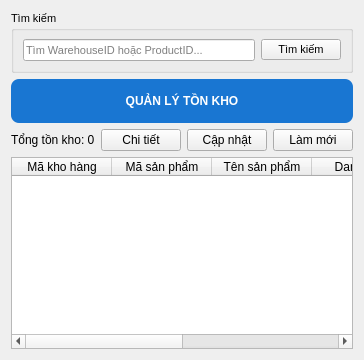
      <widget class="QWidget" name="pageTonKho">
       <layout class="QVBoxLayout" name="verticalLayout_6">
        <item>
         <widget class="QGroupBox" name="groupBox_2">
          <property name="font">
           <font>
            <pointsize>8</pointsize>
           </font>
          </property>
          <property name="title">
           <string>Tìm kiếm</string>
          </property>
          <layout class="QHBoxLayout" name="horizontalLayout_8">
           <item>
            <widget class="QLineEdit" name="txtTimKiemTK">
             <property name="placeholderText">
              <string>Tìm WarehouseID hoặc ProductID...</string>
             </property>
            </widget>
           </item>
           <item>
            <widget class="QPushButton" name="btnTimKiemTK">
             <property name="text">
              <string>Tìm kiếm</string>
             </property>
            </widget>
           </item>
          </layout>
         </widget>
        </item>
        <item>
         <widget class="QLabel" name="lblTitle">
          <property name="styleSheet">
           <string>
font: 18pt &quot;Arial&quot;;
font-weight:bold;
color:white;
background:#1976D2;
padding:15px;
border-radius:8px;
       </string>
          </property>
          <property name="text">
           <string>QUẢN LÝ TỒN KHO</string>
          </property>
          <property name="alignment">
           <set>Qt::AlignCenter</set>
          </property>
         </widget>
        </item>
        <item>
         <layout class="QHBoxLayout" name="buttonLayout">
          <item>
           <widget class="QLabel" name="lblTongTK">
            <property name="text">
             <string>Tổng tồn kho: 0</string>
            </property>
           </widget>
          </item>
          <item>
           <spacer name="horizontalSpacer_8">
            <property name="orientation">
             <enum>Qt::Horizontal</enum>
            </property>
            <property name="sizeHint" stdset="0">
             <size>
              <width>0</width>
              <height>0</height>
             </size>
            </property>
           </spacer>
          </item>
          <item>
           <widget class="QPushButton" name="btnChiTietTK">
            <property name="text">
             <string>Chi tiết</string>
            </property>
           </widget>
          </item>
          <item>
           <widget class="QPushButton" name="btnCapNhatTK">
            <property name="text">
             <string>Cập nhật</string>
            </property>
           </widget>
          </item>
          <item>
           <widget class="QPushButton" name="btnRefreshTK">
            <property name="text">
             <string>Làm mới</string>
            </property>
           </widget>
          </item>
         </layout>
        </item>
        <item>
         <widget class="QTableWidget" name="tblTonKho">
          <column>
           <property name="text">
            <string>Mã kho hàng</string>
           </property>
          </column>
          <column>
           <property name="text">
            <string>Mã sản phẩm</string>
           </property>
          </column>
          <column>
           <property name="text">
            <string>Tên sản phẩm</string>
           </property>
          </column>
          <column>
           <property name="text">
            <string>Danh mục</string>
           </property>
          </column>
          <column>
           <property name="text">
            <string>Tồn kho</string>
           </property>
          </column>
          <column>
           <property name="text">
            <string>Trạng thái</string>
           </property>
          </column>
         </widget>
        </item>
       </layout>
      </widget>
